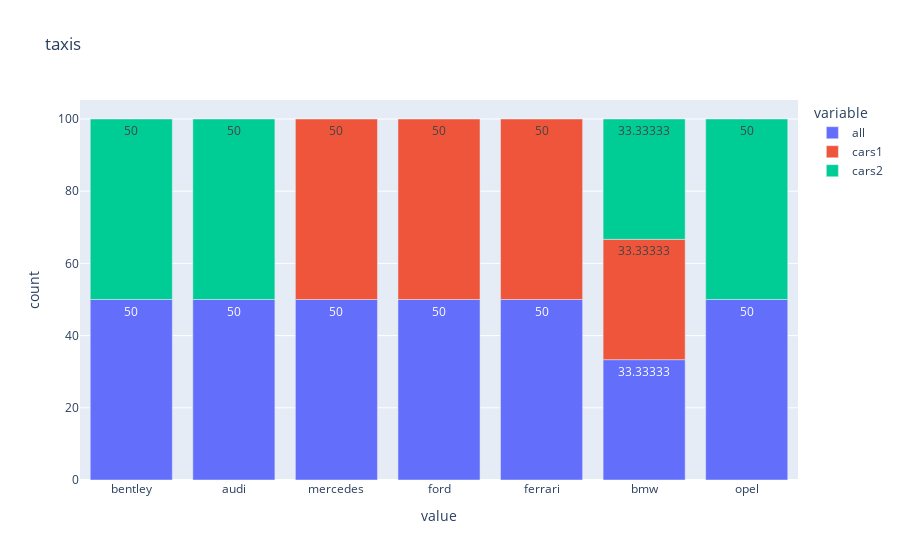

The code cell stored with this chart in its notebook:
### Code cell
# plotly
import plotly_express as px

_fig=px.bar(_df, x=_df.index, y=_df.columns, title="taxis", text_auto=True, orientation="v")
_fig.update_layout(barnorm="percent")

_fig.show()
_df

### Figure 1 — Plotly figure (JSON) as saved in the notebook; plotly's stock layout.template omitted (floating-point values rounded to 4 significant figures)
{"data": [{"alignmentgroup": "True", "hovertemplate": "variable=all<br>value=%{x}<br>count=%{y}<extra></extra>", "legendgroup": "all", "marker": {"color": "#636efa", "pattern": {"shape": ""}}, "name": "all", "offsetgroup": "all", "orientation": "v", "showlegend": true, "textposition": "auto", "texttemplate": "%{y}", "type": "bar", "x": ["bentley", "audi", "mercedes", "ford", "ferrari", "bmw", "opel"], "xaxis": "x", "y": [1, 1, 1, 1, 1, 1, 1], "yaxis": "y"}, {"alignmentgroup": "True", "hovertemplate": "variable=cars1<br>value=%{x}<br>count=%{y}<extra></extra>", "legendgroup": "cars1", "marker": {"color": "#EF553B", "pattern": {"shape": ""}}, "name": "cars1", "offsetgroup": "cars1", "orientation": "v", "showlegend": true, "textposition": "auto", "texttemplate": "%{y}", "type": "bar", "x": [null, null, "mercedes", "ford", "ferrari", "bmw", null], "xaxis": "x", "y": [1, 1, 1, 1, 1, 1, 1], "yaxis": "y"}, {"alignmentgroup": "True", "hovertemplate": "variable=cars2<br>value=%{x}<br>count=%{y}<extra></extra>", "legendgroup": "cars2", "marker": {"color": "#00cc96", "pattern": {"shape": ""}}, "name": "cars2", "offsetgroup": "cars2", "orientation": "v", "showlegend": true, "textposition": "auto", "texttemplate": "%{y}", "type": "bar", "x": ["bentley", "audi", null, null, null, "bmw", "opel"], "xaxis": "x", "y": [1, 1, 1, 1, 1, 1, 1], "yaxis": "y"}], "layout": {"barmode": "relative", "barnorm": "percent", "legend": {"title": {"text": "variable"}, "tracegroupgap": 0}, "title": {"text": "taxis"}, "xaxis": {"anchor": "y", "domain": [0, 1], "title": {"text": "value"}}, "yaxis": {"anchor": "x", "domain": [0, 1], "title": {"text": "count"}}}}
